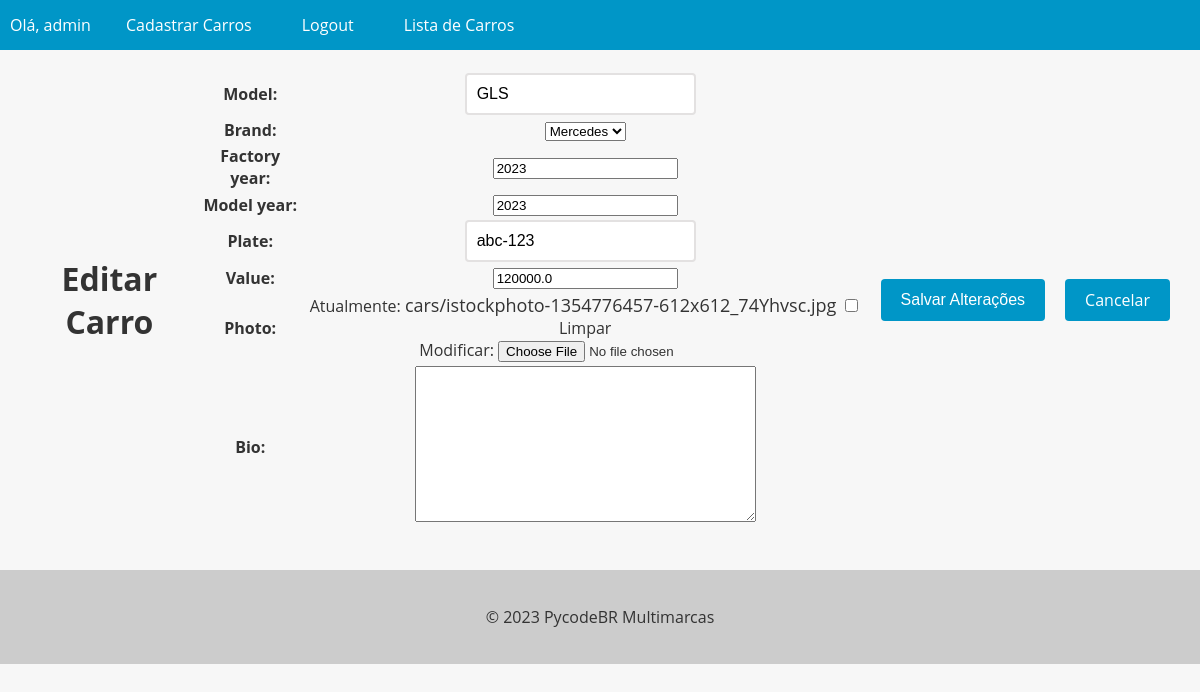
The app's page /cars/update/3/ (signed in), older data.
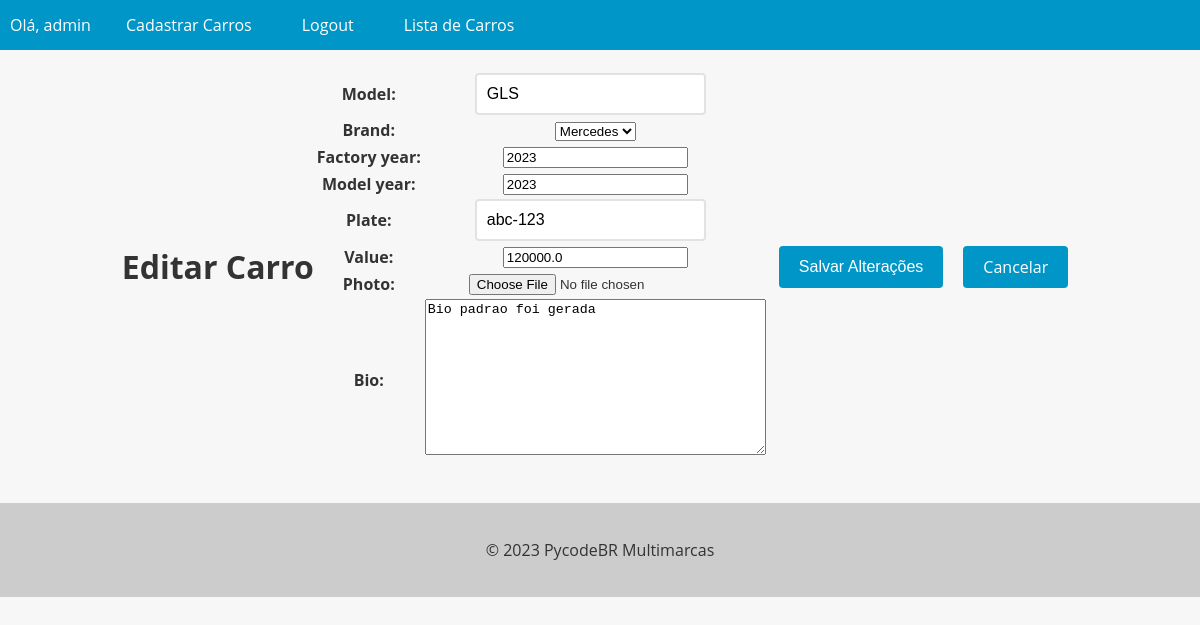
The same page, newer data.
### cars/models.py (models this page shows, shortened)
class Car(models.Model):
    id = models.AutoField(primary_key=True)
    model = models.CharField(max_length=200)
    brand = models.ForeignKey(
        Brand, on_delete=models.PROTECT, related_name='car_brand')
    factory_year = models.IntegerField(blank=True, null=True)
    model_year = models.IntegerField(blank=True, null=True)
    plate = models.CharField(max_length=10, blank=True, null=True)
    value = models.FloatField(blank=True, null=True)
    photo = models.ImageField(upload_to='cars/', blank=True, null=True)
    bio = models.TextField(blank=True, null=True)

### cars/views.py (the view, shortened to what this page needs)
# urls.py: path('update/<int:pk>/', views.CarUpdateView.as_view(), name='update'),
@method_decorator(login_required(login_url=reverse_lazy('account:login')), name='dispatch')
class CarUpdateView(UpdateView):
    model = Car
    form_class = CarForm
    template_name = 'update.html'

### cars/forms.py (shortened to what this page needs)
class CarForm(forms.ModelForm):
    class Meta:
        model = Car
        fields = '__all__'

### cars/models.py (called while the page is built)
    def __str__(self):
        return self.name

### cars/templates/update.html (shortened to what this page needs)
{% extends "base.html" %}
{% block content %}
  <form method="post" enctype="multipart/form-data">
    <h1>Editar Carro</h1>
    <table>
      {{ form.as_table }}
    </table>
    <div>
      <div class="buttons-container">
        <input type="submit" value="Salvar Alterações" class="btn btn-primary">
        <a href="{% url 'car:list' %}" class="btn btn-secondary">Cancelar</a>
      </div>
    </div>
  </form>
{% endblock %}

### app/base_templates/base.html (shortened to what this page needs)
{% load static %}
<!DOCTYPE html>
<html lang="pt-br">
<head>
  <link rel="stylesheet" href="{% static 'css/styles.css' %}">
</head>
<body>
  <header>
    <nav>
      <ul>
        {% if user.is_authenticated %}
          <li>Olá, {{user.username}}</li>
          <li><a href="{% url 'car:create' %}">Cadastrar Carros</a></li>
          <li><a href="{% url 'account:logout' %}">Logout</a></li>
        {% else %}
          <li><a href="{% url 'account:register' %}">Cadastre-se</a></li>
          <li><a href="{% url 'account:login' %}">Login</a></li>
        {% endif %}
        <li><a href="{% url 'car:list' %}">Lista de Carros</a></li>
      </ul>
    </nav>
  </header>
  <main>
    {% block content %}
    {% endblock %}
  </main>
  <footer>
    <p>&copy; 2023 PycodeBR Multimarcas</p>
  </footer>
</body>
</html>

### static/css/styles.css (style rules this page uses)
a { text-decoration: none !important; font-size: 18px; color: #333; }
form { display: flex; justify-content: center; align-items: center; margin-bottom: 20px; text-align: center; padding: 20px; }
input[type="text"] { padding: 10px; font-size: 16px; border: 2px solid #e3e1e1; border-radius: 4px; margin-right: 10px; transition: border-bottom-color 0.3s ease-in-out; }
body { font-family: 'Open Sans', sans-serif; background-color: #f7f7f7; color: #333; margin: 0; padding: 0; }
header { background-color: #0096c7; color: #fff; text-align: center; }
footer { background-color: #ccc; color: #333; padding: 20px; text-align: center; }
nav { background-color: #0096c7; color: #fff; height: 50px; display: flex; justify-content: space-between; align-items: center; }
nav ul { list-style: none; margin: 0; padding: 0; display: flex; }
nav ul li { margin: 0 10px; }
nav ul li a { color: #fff; text-decoration: none; font-size: 16px; padding: 15px; transition: all 0.3s ease; }
.buttons-container { display: flex; justify-content: center; margin-top: 20px; margin-bottom: 20px; }
.btn { display: inline-block; background-color: #0096c7; color: #fff; border: none; padding: 10px 20px; font-size: 16px; border-radius: 4px; cursor: pointer; transition: background-color 0.3s ease-in-out; margin: 0 10px; }

Row changes from the older to the newer data that the page shows:
changed Car "GLS": bio (not shown) → "Bio padrao foi gerada"
Text that changed along with them:
form field as_table: "☐" → (not shown)
text no longer shown: "Model: Brand: Factory year: Model year: Plate: Value: Photo: Atualmente: cars/istockphoto-1354776457-612x612_74Yhvsc.jpg Limpar Modificar: Bio:"
text now shown: "Model: Brand: Factory year: Model year: Plate: Value: Photo: Bio:"
